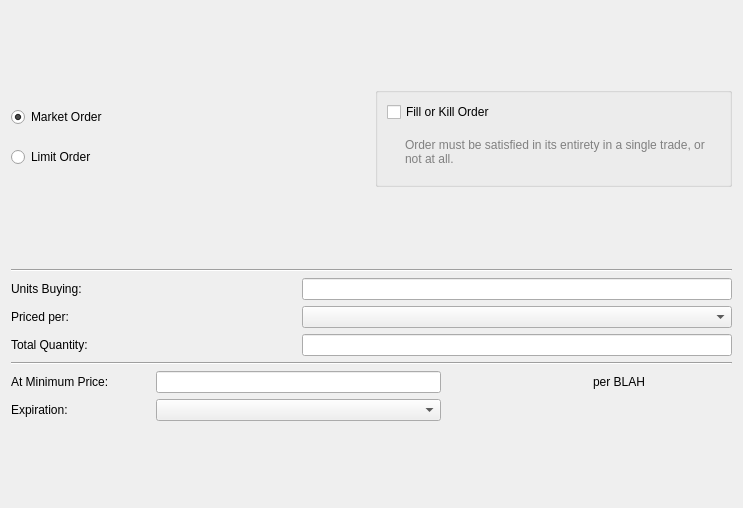
<?xml version="1.0" encoding="UTF-8"?>
<ui version="4.0">
 <class>PageOffer_Amounts</class>
 <widget class="QWizardPage" name="PageOffer_Amounts">
  <property name="geometry">
   <rect>
    <x>0</x>
    <y>0</y>
    <width>743</width>
    <height>508</height>
   </rect>
  </property>
  <property name="sizePolicy">
   <sizepolicy hsizetype="Fixed" vsizetype="Fixed">
    <horstretch>0</horstretch>
    <verstretch>0</verstretch>
   </sizepolicy>
  </property>
  <property name="minimumSize">
   <size>
    <width>743</width>
    <height>508</height>
   </size>
  </property>
  <property name="maximumSize">
   <size>
    <width>743</width>
    <height>508</height>
   </size>
  </property>
  <property name="windowTitle">
   <string>WizardPage</string>
  </property>
  <layout class="QVBoxLayout" name="verticalLayout_3" stretch="1,3">
   <item>
    <layout class="QHBoxLayout" name="horizontalLayout">
     <item>
      <layout class="QVBoxLayout" name="verticalLayout_2">
       <property name="spacing">
        <number>0</number>
       </property>
       <item>
        <widget class="QRadioButton" name="radioButton">
         <property name="text">
          <string>Market Order</string>
         </property>
         <property name="checked">
          <bool>true</bool>
         </property>
        </widget>
       </item>
       <item>
        <widget class="QRadioButton" name="radioButton_2">
         <property name="text">
          <string>Limit Order</string>
         </property>
        </widget>
       </item>
      </layout>
     </item>
     <item>
      <widget class="QGroupBox" name="groupBox">
       <property name="maximumSize">
        <size>
         <width>16777215</width>
         <height>100</height>
        </size>
       </property>
       <property name="title">
        <string/>
       </property>
       <layout class="QVBoxLayout" name="verticalLayout">
        <item>
         <widget class="QCheckBox" name="checkBox">
          <property name="text">
           <string>Fill or Kill Order</string>
          </property>
         </widget>
        </item>
        <item>
         <widget class="QLabel" name="label">
          <property name="styleSheet">
           <string notr="true">QLabel { color : gray; padding-left: 15;}</string>
          </property>
          <property name="text">
           <string>Order must be satisfied in its entirety in a single trade, or not at all.</string>
          </property>
          <property name="wordWrap">
           <bool>true</bool>
          </property>
         </widget>
        </item>
       </layout>
      </widget>
     </item>
    </layout>
   </item>
   <item>
    <layout class="QGridLayout" name="gridLayout">
     <item row="0" column="0" colspan="5">
      <widget class="Line" name="line">
       <property name="orientation">
        <enum>Qt::Horizontal</enum>
       </property>
      </widget>
     </item>
     <item row="1" column="0" colspan="2">
      <widget class="QLabel" name="labelQuantity">
       <property name="text">
        <string>Units Buying:</string>
       </property>
      </widget>
     </item>
     <item row="1" column="2" colspan="3">
      <widget class="QLineEdit" name="lineEditQuantity"/>
     </item>
     <item row="2" column="0" colspan="2">
      <widget class="QLabel" name="label_2">
       <property name="text">
        <string>Priced per:</string>
       </property>
      </widget>
     </item>
     <item row="2" column="2" colspan="3">
      <widget class="QComboBox" name="comboBox"/>
     </item>
     <item row="3" column="0" colspan="2">
      <widget class="QLabel" name="labelTotal">
       <property name="text">
        <string>Total Quantity:</string>
       </property>
      </widget>
     </item>
     <item row="3" column="2" colspan="3">
      <widget class="QLineEdit" name="lineEditTotal">
       <property name="enabled">
        <bool>true</bool>
       </property>
       <property name="readOnly">
        <bool>true</bool>
       </property>
      </widget>
     </item>
     <item row="4" column="0" colspan="5">
      <widget class="Line" name="line_2">
       <property name="orientation">
        <enum>Qt::Horizontal</enum>
       </property>
      </widget>
     </item>
     <item row="5" column="0">
      <widget class="QLabel" name="labelPrice">
       <property name="text">
        <string>At Minimum Price:</string>
       </property>
      </widget>
     </item>
     <item row="5" column="1" colspan="2">
      <widget class="QLineEdit" name="lineEditPrice"/>
     </item>
     <item row="5" column="3">
      <widget class="QLabel" name="labelCalculatedPrice">
       <property name="text">
        <string/>
       </property>
      </widget>
     </item>
     <item row="5" column="4">
      <widget class="QLabel" name="labelPer">
       <property name="text">
        <string>per BLAH</string>
       </property>
      </widget>
     </item>
     <item row="6" column="1" colspan="2">
      <widget class="QComboBox" name="comboBoxExpiration"/>
     </item>
     <item row="6" column="0">
      <widget class="QLabel" name="labelExpiration">
       <property name="text">
        <string>Expiration:</string>
       </property>
      </widget>
     </item>
    </layout>
   </item>
  </layout>
 </widget>
 <resources/>
 <connections/>
</ui>
